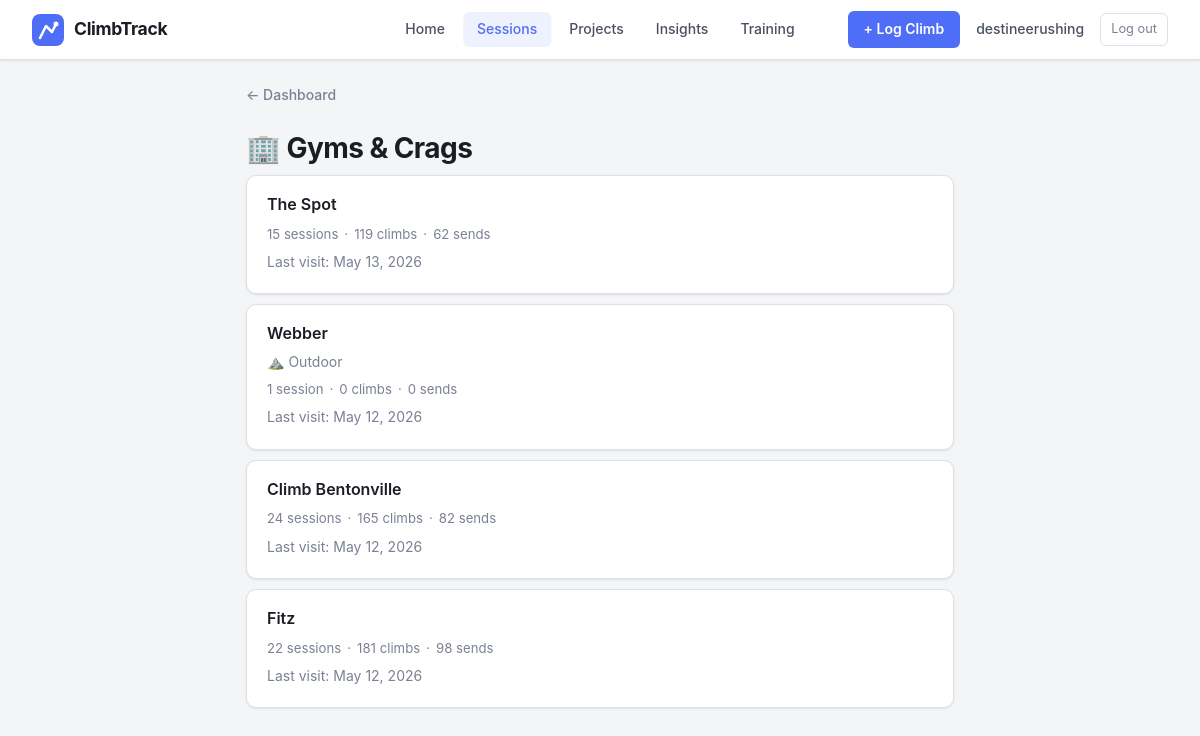
The app's page /gyms (signed in) with its own data.
### app.py (models this page shows, shortened)
class User(UserMixin, db.Model):
    id = db.Column(db.Integer, primary_key=True)
    email = db.Column(db.String(150), unique=True, nullable=False)
    display_name = db.Column(db.String(100), nullable=False)
    password_hash = db.Column(db.String(256), nullable=False)
    created_at = db.Column(db.DateTime, default=datetime.utcnow)
    sessions = db.relationship('Session', backref='user', lazy=True)

class Gym(db.Model):
    id = db.Column(db.Integer, primary_key=True)
    name = db.Column(db.String(100), nullable=False, unique=True)
    address = db.Column(db.String(200))
    is_outdoor = db.Column(db.Boolean, default=False)
    image_filename = db.Column(db.String(200))
    created_at = db.Column(db.DateTime, default=datetime.utcnow)
    sessions = db.relationship('Session', backref='gym', lazy=True)
    routes = db.relationship('Route', backref='gym', lazy=True)

class Session(db.Model):
    id = db.Column(db.Integer, primary_key=True)
    date = db.Column(db.DateTime, default=datetime.utcnow)
    gym_id = db.Column(db.Integer, db.ForeignKey('gym.id'), nullable=True)
    user_id = db.Column(db.Integer, db.ForeignKey('user.id'), nullable=True)
    location = db.Column(db.String(100))
    session_type = db.Column(db.String(20), default='indoor')
    notes = db.Column(db.String(300))
    climbs = db.relationship('Climb', backref='session', lazy=True)

### app.py (the view)
@app.route("/gyms")
@login_required
def gyms_list():
    gyms = Gym.query.order_by(Gym.name).all()
    gym_data = []
    for g in gyms:
        sessions = list(g.sessions)
        all_climbs = [c for s in sessions for c in s.climbs]
        stats = compute_stats(all_climbs)
        last_visit = max((s.date for s in sessions), default=None)
        gym_data.append({
            'gym': g,
            'session_count': len(sessions),
            'climb_count': stats['total'],
            'send_count': stats['sends'],
            'last_visit': last_visit,
        })
    gym_data.sort(key=lambda d: -(d['last_visit'].timestamp() if d['last_visit'] else 0))
    return render_template("gyms.html", gym_data=gym_data)

### app.py (called while the page is built)
@login_manager.user_loader
def load_user(user_id):
    return User.query.get(int(user_id))

def compute_stats(climbs):
    total = len(climbs)
    sends = sum(1 for c in climbs if c.result in SEND_RESULTS)
    send_rate = round((sends / total) * 100) if total > 0 else 0
    sent_climbs = [c for c in climbs if c.result in SEND_RESULTS and c.grade]
    def find_hardest(discipline):
        candidates = [c.grade for c in sent_climbs if c.discipline == discipline]
        if not candidates:
            return None
        return max(candidates, key=lambda g: GRADE_RANK.get((discipline, g), -1))
    hardest_boulder = find_hardest('boulder')
    hardest_route = find_hardest('route')
    breakdown = {rt: sum(1 for c in climbs if c.result == rt) for rt in RESULT_TYPES}
    return {
        'total': total,
        'sends': sends,
        'send_rate': send_rate,
        'hardest_boulder': hardest_boulder,
        'hardest_route': hardest_route,
        'breakdown': breakdown,
    }

### templates/gyms.html (shortened to what this page needs)
<!DOCTYPE html>
<html>
<head>
    <link rel="stylesheet" href="{{ url_for('static', filename='style.css') }}">
</head>
<body>
    <header class="desktop-nav">
        <a href="/" class="desktop-nav-logo">
            <span class="desktop-nav-wordmark">ClimbTrack</span>
        </a>
        <nav class="desktop-nav-links">
            <a href="/" class="desktop-nav-link">Home</a>
            <a href="/gyms" class="desktop-nav-link active">Sessions</a>
            <a href="/projects" class="desktop-nav-link">Projects</a>
            <a href="/insights" class="desktop-nav-link">Insights</a>
            <a href="/training" class="desktop-nav-link">Training</a>
        </nav>
        <div class="desktop-nav-user">
            <a href="/session/new" class="desktop-nav-cta">+ Log Climb</a>
            <span class="desktop-nav-name">{{ current_user.display_name }}</span>
            <a href="/logout" class="desktop-nav-logout">Log out</a>
        </div>
    </header>
    <nav class="top-nav"><a href="/">← Dashboard</a></nav>
    <h1>🏢 Gyms & Crags</h1>
    {% if gym_data %}
        {% for d in gym_data %}
        <div class="card">
            <h3><a href="/gym/{{ d.gym.id }}">{{ d.gym.name }}</a></h3>
            {% if d.gym.is_outdoor %}<p class="muted">⛰️ Outdoor</p>{% endif %}
            <div class="mini-stats">
                <span>{{ d.session_count }} session{% if d.session_count != 1 %}s{% endif %}</span>
                <span>·</span>
                <span>{{ d.climb_count }} climb{% if d.climb_count != 1 %}s{% endif %}</span>
                <span>·</span>
                <span>{{ d.send_count }} send{% if d.send_count != 1 %}s{% endif %}</span>
            </div>
            {% if d.last_visit %}
            <p class="muted">Last visit: {{ d.last_visit.strftime('%b %d, %Y') }}</p>
            {% endif %}
        </div>
        {% endfor %}
    {% else %}
        <div class="empty-state">
            <div class="empty-state-icon">🏢</div>
            <p>No gyms yet. Start a session to add one!</p>
        </div>
    {% endif %}
</body>
</html>

### static/style.css (style rules this page uses)
:root { --bg: #f4f5f7; --surface: #ffffff; --surface-2: #f0f1f3; --surface-3: #e8eaed; --border: #dde0e6; --border-strong: #c4c9d4; --text: #1a1d23; --text-secondary: #4a5060; --text-muted: #7a8194; --text-dim: #a8b0c0; --accent: #4f6ef7; --accent-strong: #3a57e8; --accent-light: #eef1fe; --success: #2d9e6b; --success-light: #e8f7f0; --danger: #d94f4f; --danger-light: #fdf0f0; --warning: #d97706; --radius: 10px; --radius-sm: 6px; --radius-lg: 14px; --shadow-sm: 0 1px 3px rgba(0,0,0,0.06), 0 1px 2px rgba(0,0,0,0.04); --shadow: 0 2px 8px rgba(0,0,0,0.08), 0 1px 3px rgba(0,0,0,0.04); }
* { box-sizing: border-box; }
body { font-family: -apple-system, BlinkMacSystemFont, "Segoe UI", Roboto, Arial, sans-serif; background-color: var(--bg); color: var(--text); margin: 0; padding: 32px 16px; max-width: 740px; margin-left: auto; margin-right: auto; line-height: 1.6; font-size: 15px; }
h1 { color: var(--text); margin: 0 0 4px 0; font-size: 1.75rem; font-weight: 700; letter-spacing: -0.02em; }
h3 { margin: 0 0 4px 0; font-size: 1rem; font-weight: 600; color: var(--text); }
p { margin: 4px 0; }
a { color: var(--accent); text-decoration: none; }
.muted { color: var(--text-muted); font-size: 0.875rem; }
.card { background: var(--surface); border: 1px solid var(--border); border-radius: var(--radius); padding: 16px 20px; margin-bottom: 10px; box-shadow: var(--shadow-sm); }
.card h3 a { color: var(--text); }
.mini-stats { display: flex; gap: 6px; font-size: 0.825rem; color: var(--text-muted); margin: 6px 0; flex-wrap: wrap; align-items: center; }
.top-nav { margin-bottom: 20px; font-size: 0.875rem; }
.top-nav a { color: var(--text-muted); text-decoration: none; font-weight: 500; }
.desktop-nav { display: none; }
@media (min-width: 769px) { .desktop-nav { display: flex; align-items: center; justify-content: space-between; position: fixed; top: 0; left: 0; right: 0; height: 60px; background: var(--surface); border-bottom: 1px solid var(--border); padding: 0 32px; z-index: 100; box-shadow: var(--shadow-sm); } }
@media (min-width: 769px) { body { padding-top: 84px; } }
@media (min-width: 769px) { .desktop-nav-logo { display: flex; align-items: center; gap: 10px; text-decoration: none; color: var(--text); flex-shrink: 0; } }
@media (min-width: 769px) { .desktop-nav-wordmark { font-size: 1.1rem; font-weight: 700; color: var(--text); letter-spacing: -0.02em; } }
@media (min-width: 769px) { .desktop-nav-links { display: flex; align-items: center; gap: 4px; position: absolute; left: 50%; transform: translateX(-50%); } }
@media (min-width: 769px) { .desktop-nav-link { padding: 6px 14px; border-radius: var(--radius-sm); color: var(--text-secondary); font-size: 0.875rem; font-weight: 500; text-decoration: none; transition: background 0.15s, color 0.15s; } }
@media (min-width: 769px) { .desktop-nav-link.active { background: var(--accent-light); color: var(--accent); } }
@media (min-width: 769px) { .desktop-nav-user { display: flex; align-items: center; gap: 16px; flex-shrink: 0; } }
@media (min-width: 769px) { .desktop-nav-name { font-size: 0.875rem; font-weight: 500; color: var(--text-secondary); } }
@media (min-width: 769px) { .desktop-nav-logout { font-size: 0.8rem; color: var(--text-muted); text-decoration: none; padding: 5px 10px; border-radius: var(--radius-sm); border: 1px solid var(--border); transition: all 0.15s; } }
@media (min-width: 769px) { .desktop-nav-cta { display: inline-flex; align-items: center; gap: 6px; background: var(--accent); color: #fff; font-size: 0.875rem; font-weight: 600; padding: 7px 16px; border-radius: var(--radius-sm); text-decoration: none; transition: background 0.15s; } }

### records on screen
User: display_name "destineerushing"
Gym: gym.name "The Spot"
Gym: gym.name "Webber"
Gym: gym.name "Climb Bentonville"
Gym: gym.name "Fitz"

### other values on screen
{{ d.session_count }} "15" "1" "24" "22"
{{ d.climb_count }} "119" "0" "165" "181"
{{ d.send_count }} "62" "0" "82" "98"
{{ d.last_visit.strftime('%b %d, %Y') }} "May 13, 2026" "May 12, 2026" "May 12, 2026" "May 12, 2026"
